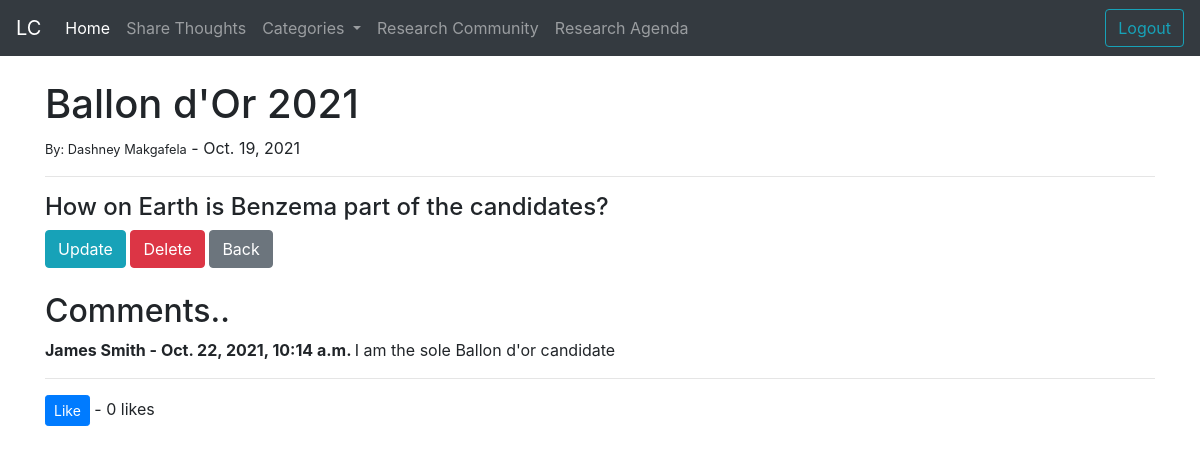
The page /post/13/ (signed in) on the database its author committed.
### activities/models.py (models this page shows, shortened)
class Post(models.Model):
    title = models.CharField(max_length=255)
    author = models.ForeignKey(User,on_delete=models.CASCADE)
    body = RichTextField(blank= True, null= True)
    post_date = models.DateField(auto_now_add=True)
    category = models.CharField(max_length=255, default="Philosophy")
    likes = models.ManyToManyField(User, related_name="blog_likes")
    def total_likes(self):
        return self.likes.count()

class Comment(models.Model):
    post = models.ForeignKey(Post, on_delete=models.CASCADE, related_name="comments")
    name = models.CharField(max_length=255)
    date_added = models.DateTimeField(auto_now_add=True)
    body = models.TextField()

### activities/views.py (the view)
# urls.py: path('post/<int:pk>/' ,PostDetail.as_view(), name="post-detail"),
class PostDetail(DetailView):
    model = Post
    template_name = "activities/detailed.html"
    def get_context_data(self,*args, **kwargs):
        cat_menu = Category.objects.all()
        stuff = get_object_or_404(Post, id=self.kwargs['pk'])
        total_likes = stuff.total_likes()
        liked = False
        if stuff.likes.filter(id=self.request.user.id).exists():
            liked = True
        context = super(PostDetail,self).get_context_data(*args, **kwargs)
        context["cat_menu"] = cat_menu
        context['total_likes'] = total_likes
        context['liked'] = liked
        return context

### activities/models.py (called while the page is built)
    def __str__(self):
        return self.name

### activities/templates/activities/detailed.html (shortened to what this page needs)
{% extends 'activities/base.html'%}
{% load static %}
{%block content%}
    <h1>{{post.title}}</h1>
    <small>By: {{post.author.first_name}} {{post.author.last_name}}</small> -
    {{post.post_date}}
    <hr>
    <h4>{{post.body}}</h4>
    <a class="btn btn-info"href="{% url 'update-post' post.pk %}">Update</a>
    <a class="btn btn-danger"href="{% url 'delete-post' post.pk %}">Delete</a>
    <a href="{%url 'share-thoughts'%}" class="btn btn-secondary">Back</a>
    <br><br>
    <h2> Comments..</h2>
    {% if not post.comments.all %}
        No Comments Yet.... <a href="{%url 'add-comment'%}">Add Comment</a>
    {% else %}
        {% for comment in post.comments.all %}
            <strong>
                {{comment.name}} -
                {{comment.date_added}}
            </strong>
            {{comment.body}}
        {% endfor%}
    {% endif %}
    <hr>
    <form action="{% url 'like-post' post.pk %}" method="POST">
        {% if liked%}
            <button type="submit", name="post_id", value="{{post.id}}",
            class="btn btn-danger btn-sm">Unlike</button>
        {% else %}
            <button type="submit", name="post_id", value="{{post.id}}",
            class="btn btn-primary btn-sm">Like</button>
        {% endif%}
         - {{total_likes}} likes
    </form>
{% endblock %}

### rows shown on the page
Post: title "Ballon d'Or 2021", author.first_name "Dashney", author.last_name "Makgafela", post_date "Oct. 19, 2021", body "How on Earth is Benzema part of the candidates?"
Comment: name "James Smith", date_added "Oct. 22, 2021, 10:14 a.m.", body "I am the sole Ballon d'or candidate"

### other values the page prints
{{ total_likes }} "0"
